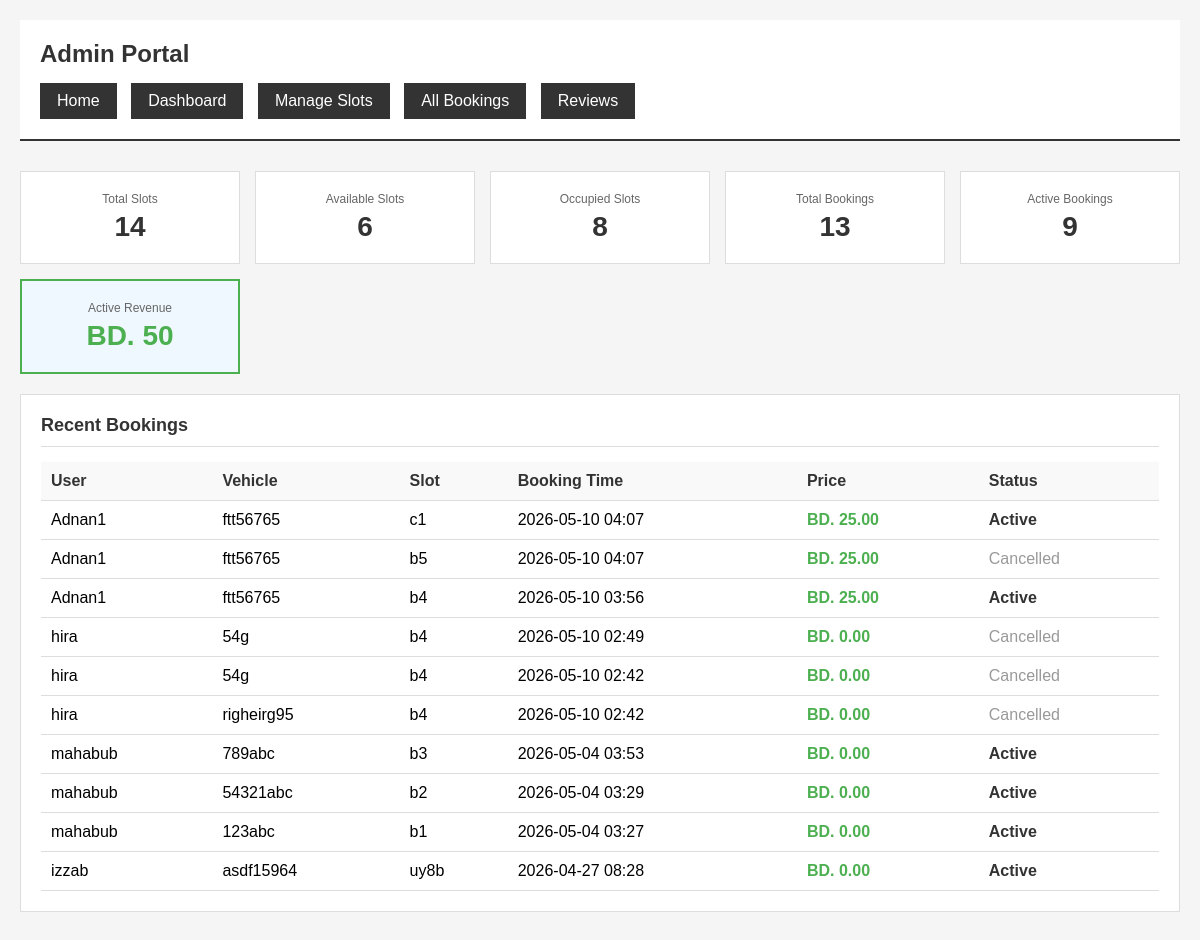
The app's page /admin-portal/ (signed in), older data.
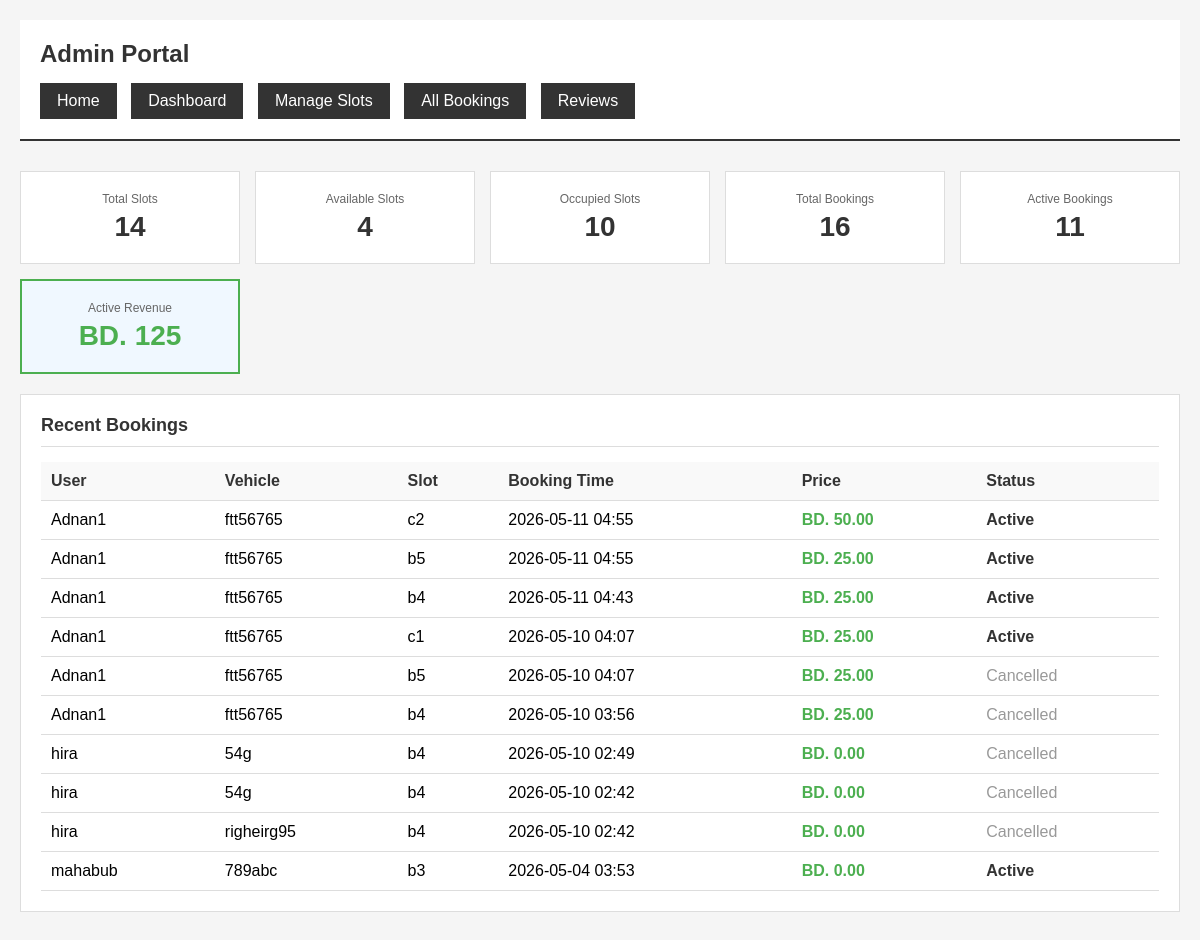
The same page, newer data.
### parking/models.py (models this page shows, shortened)
class Booking(models.Model):
    user = models.ForeignKey(User, on_delete=models.CASCADE)
    vehicle = models.ForeignKey(Vehicle, on_delete=models.CASCADE)
    slot = models.ForeignKey(ParkingSlot, on_delete=models.CASCADE)
    booking_time = models.DateTimeField(default=timezone.now)
    expiry_time = models.DateTimeField()
    status = models.CharField(max_length=20, default='Active')
    total_price = models.DecimalField(max_digits=10, decimal_places=2, default=0.00)

class Vehicle(models.Model):
    user = models.ForeignKey(User, on_delete=models.CASCADE)
    vehicle_number = models.CharField(max_length=20)
    vehicle_type = models.CharField(max_length=10)
    vehicle_image = models.ImageField(upload_to='vehicle_images/', null=True, blank=True)

class ParkingSlot(models.Model):
    slot_number = models.CharField(max_length=10)
    is_available = models.BooleanField(default=True)
    price_per_hour = models.DecimalField(max_digits=10, decimal_places=2, default=50.00)

### parking/views.py (the view)
# urls.py: path('admin-portal/', views.admin_dashboard, name='admin_dashboard'),
@staff_member_required
def admin_dashboard(request):
    total_slots = ParkingSlot.objects.count()
    available_slots = ParkingSlot.objects.filter(is_available=True).count()
    occupied_slots = ParkingSlot.objects.filter(is_available=False).count()
    total_bookings = Booking.objects.count()
    active_bookings = Booking.objects.filter(status='Active').count()
    recent_bookings = Booking.objects.all().order_by('-booking_time')[:10]
    total_revenue = Booking.objects.filter(status='Active').aggregate(Sum('total_price'))['total_price__sum'] or 0
    completed_revenue = Booking.objects.filter(status='Cancelled').aggregate(Sum('total_price'))['total_price__sum'] or 0
    return render(request, 'admin_dashboard.html', {
        'total_slots': total_slots,
        'available_slots': available_slots,
        'occupied_slots': occupied_slots,
        'total_bookings': total_bookings,
        'active_bookings': active_bookings,
        'recent_bookings': recent_bookings,
        'total_revenue': total_revenue,
        'completed_revenue': completed_revenue,
    })

### templates/admin_dashboard.html (shortened to what this page needs)
<!DOCTYPE html>
<html lang="en">
<head>
</head>
<body>
    <div class="header">
        <h1>Admin Portal</h1>
        <div class="nav">
            <a href="/">Home</a>
            <a href="/admin-portal/">Dashboard</a>
            <a href="/admin-portal/slots/">Manage Slots</a>
            <a href="/admin-portal/bookings/">All Bookings</a>
            <a href="/reviews/all/">Reviews</a>
        </div>
    </div>
    <div class="container">
        <div class="stats-grid">
            <div class="stat-card">
                <div class="stat-label">Total Slots</div>
                <div class="stat-value">{{ total_slots }}</div>
            </div>
            <div class="stat-card">
                <div class="stat-label">Available Slots</div>
                <div class="stat-value">{{ available_slots }}</div>
            </div>
            <div class="stat-card">
                <div class="stat-label">Occupied Slots</div>
                <div class="stat-value">{{ occupied_slots }}</div>
            </div>
            <div class="stat-card">
                <div class="stat-label">Total Bookings</div>
                <div class="stat-value">{{ total_bookings }}</div>
            </div>
            <div class="stat-card">
                <div class="stat-label">Active Bookings</div>
                <div class="stat-value">{{ active_bookings }}</div>
            </div>
            <div class="stat-card" style="background: #f0f8ff; border: 2px solid #4CAF50;">
                <div class="stat-label">Active Revenue</div>
                <div class="stat-value" style="color: #4CAF50;">BD. {{ total_revenue }}</div>
            </div>
        </div>
        <div class="section">
            <h2>Recent Bookings</h2>
            <table>
                <thead>
                    <tr>
                        <th>User</th>
                        <th>Vehicle</th>
                        <th>Slot</th>
                        <th>Booking Time</th>
                        <th>Price</th>
                        <th>Status</th>
                    </tr>
                </thead>
                <tbody>
                    {% for booking in recent_bookings %}
                    <tr>
                        <td>{{ booking.user.username }}</td>
                        <td>{{ booking.vehicle.vehicle_number }}</td>
                        <td>{{ booking.slot.slot_number }}</td>
                        <td>{{ booking.booking_time|date:"Y-m-d H:i" }}</td>
                        <td><strong style="color: #4CAF50;">BD. {{ booking.total_price }}</strong></td>
                        <td class="{% if booking.status == 'Active' %}status-active{% else %}status-cancelled{% endif %}">
                            {{ booking.status }}
                        </td>
                    </tr>
                    {% endfor %}
                </tbody>
            </table>
        </div>
    </div>
</body>
</html>

Row changes from the older to the newer data that the page shows:
no longer on this page (row unchanged): Booking: user.username "mahabub", vehicle.vehicle_number "54321abc", slot.slot_number "b2", booking_time "2026-05-04 03:29", total_price "0.00", status "Active"
no longer on this page (row unchanged): Booking: user.username "mahabub", vehicle.vehicle_number "123abc", slot.slot_number "b1", booking_time "2026-05-04 03:27", total_price "0.00", status "Active"
no longer on this page (row unchanged): Booking: user.username "izzab", vehicle.vehicle_number "asdf15964", slot.slot_number "uy8b", booking_time "2026-04-27 08:28", total_price "0.00", status "Active"
added Booking: user.username "Adnan1", vehicle.vehicle_number "ftt56765", slot.slot_number "c2", booking_time "2026-05-11 04:55", total_price "50.00", status "Active"
added Booking: user.username "Adnan1", vehicle.vehicle_number "ftt56765", slot.slot_number "b5", booking_time "2026-05-11 04:55", total_price "25.00", status "Active"
added Booking: user.username "Adnan1", vehicle.vehicle_number "ftt56765", slot.slot_number "b4", booking_time "2026-05-11 04:43", total_price "25.00", status "Active"
changed Booking (number 6 of 10 on the later page): status "Active" → "Cancelled"
Text that changed along with them:
{{ available_slots }}: "6" → "4"
{{ occupied_slots }}: "8" → "10"
{{ total_bookings }}: "13" → "16"
{{ active_bookings }}: "9" → "11"
{{ total_revenue }}: "50" → "125"
